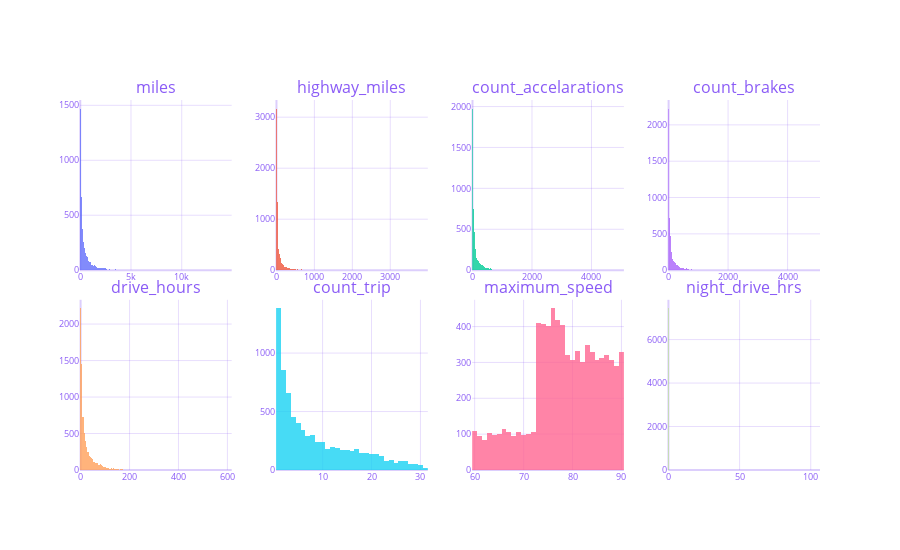

The cell this chart's notebook holds for it:
### Markdown cell above
## Numerical Features Distribution Analysis

### Code cell
# Analyze numerical features (excluding target if it's numerical)
num_features = [col for col in numerical_cols if col != target_col]

if len(num_features) > 0:
    print(f"Analyzing {len(num_features)} numerical features")
    
    # Select key numerical features for visualization (top 8 by variance)
    feature_variance = df[num_features].var().sort_values(ascending=False)
    top_features = feature_variance.head(8).index.tolist()
    
    print(f"Top features by variance: {top_features}")
    
    # Create distribution plot for key numerical features
    fig_dist = make_subplots(
        rows=2, cols=4,
        subplot_titles=top_features[:8],
        vertical_spacing=0.08,
        horizontal_spacing=0.06
    )
    
    for i, feature in enumerate(top_features[:8]):
        row = i // 4 + 1
        col = i % 4 + 1
        
        fig_dist.add_trace(
            go.Histogram(
                x=df[feature],
                name=feature,
                marker_color=app_color_palette[i % len(app_color_palette)],
                showlegend=False
            ),
            row=row, col=col
        )
    
    fig_dist.update_layout(
        height=550,
        paper_bgcolor='rgba(0,0,0,0)',
        plot_bgcolor='rgba(0,0,0,0)',
        font=dict(color='#8B5CF6', size=10),
        title_font=dict(color='#7C3AED', size=14)
    )
    
    fig_dist.update_xaxes(
        gridcolor='rgba(139,92,246,0.2)',
        zerolinecolor='rgba(139,92,246,0.3)',
        tickfont=dict(color='#8B5CF6', size=9)
    )
    
    fig_dist.update_yaxes(
        gridcolor='rgba(139,92,246,0.2)',
        zerolinecolor='rgba(139,92,246,0.3)',
        tickfont=dict(color='#8B5CF6', size=9)
    )
    
    fig_dist.write_html(
        "/Users/yuvalheffetz/ds-agent-projects/session_5feb6ac6-f292-4d0c-9e41-ab6b3ffc14d6/research/plots/numerical_distributions.html",
        include_plotlyjs=True,
        config={'responsive': True, 'displayModeBar': False}
    )
    
    fig_dist.show()
    
    # Print summary statistics for key features
    print("\nSummary statistics for key numerical features:")
    print(df[top_features].describe())
    
else:
    print("No numerical features found for analysis.")

### Figure 1 — Plotly figure (JSON) as saved in the notebook; plotly's stock layout.template omitted (floating-point values rounded to 4 significant figures; data arrays with more than 128 entries replaced by an {"elided": "..."} marker saying what was removed)
{"data": [{"marker": {"color": "rgba(99, 110, 250, 0.8)"}, "name": "miles", "showlegend": false, "type": "histogram", "x": {"elided": "7667 float values"}, "xaxis": "x", "yaxis": "y"}, {"marker": {"color": "rgba(239, 85, 59, 0.8)"}, "name": "highway_miles", "showlegend": false, "type": "histogram", "x": {"elided": "7667 float values"}, "xaxis": "x2", "yaxis": "y2"}, {"marker": {"color": "rgba(0, 204, 150, 0.8)"}, "name": "count_accelarations", "showlegend": false, "type": "histogram", "x": {"elided": "7667 float values"}, "xaxis": "x3", "yaxis": "y3"}, {"marker": {"color": "rgba(171, 99, 250, 0.8)"}, "name": "count_brakes", "showlegend": false, "type": "histogram", "x": {"elided": "7667 float values"}, "xaxis": "x4", "yaxis": "y4"}, {"marker": {"color": "rgba(255, 161, 90, 0.8)"}, "name": "drive_hours", "showlegend": false, "type": "histogram", "x": {"elided": "7667 float values"}, "xaxis": "x5", "yaxis": "y5"}, {"marker": {"color": "rgba(25, 211, 243, 0.8)"}, "name": "count_trip", "showlegend": false, "type": "histogram", "x": {"elided": "7667 float values"}, "xaxis": "x6", "yaxis": "y6"}, {"marker": {"color": "rgba(255, 102, 146, 0.8)"}, "name": "maximum_speed", "showlegend": false, "type": "histogram", "x": {"elided": "7667 float values"}, "xaxis": "x7", "yaxis": "y7"}, {"marker": {"color": "rgba(182, 232, 128, 0.8)"}, "name": "night_drive_hrs", "showlegend": false, "type": "histogram", "x": {"elided": "7667 float values"}, "xaxis": "x8", "yaxis": "y8"}], "layout": {"annotations": [{"font": {"size": 16}, "showarrow": false, "text": "miles", "x": 0.1025, "xanchor": "center", "xref": "paper", "y": 1.0, "yanchor": "bottom", "yref": "paper"}, {"font": {"size": 16}, "showarrow": false, "text": "highway_miles", "x": 0.3675, "xanchor": "center", "xref": "paper", "y": 1.0, "yanchor": "bottom", "yref": "paper"}, {"font": {"size": 16}, "showarrow": false, "text": "count_accelarations", "x": 0.6325, "xanchor": "center", "xref": "paper", "y": 1.0, "yanchor": "bottom", "yref": "paper"}, {"font": {"size": 16}, "showarrow": false, "text": "count_brakes", "x": 0.8975, "xanchor": "center", "xref": "paper", "y": 1.0, "yanchor": "bottom", "yref": "paper"}, {"font": {"size": 16}, "showarrow": false, "text": "drive_hours", "x": 0.1025, "xanchor": "center", "xref": "paper", "y": 0.46, "yanchor": "bottom", "yref": "paper"}, {"font": {"size": 16}, "showarrow": false, "text": "count_trip", "x": 0.3675, "xanchor": "center", "xref": "paper", "y": 0.46, "yanchor": "bottom", "yref": "paper"}, {"font": {"size": 16}, "showarrow": false, "text": "maximum_speed", "x": 0.6325, "xanchor": "center", "xref": "paper", "y": 0.46, "yanchor": "bottom", "yref": "paper"}, {"font": {"size": 16}, "showarrow": false, "text": "night_drive_hrs", "x": 0.8975, "xanchor": "center", "xref": "paper", "y": 0.46, "yanchor": "bottom", "yref": "paper"}], "font": {"color": "#8B5CF6", "size": 10}, "height": 550, "paper_bgcolor": "rgba(0,0,0,0)", "plot_bgcolor": "rgba(0,0,0,0)", "title": {"font": {"color": "#7C3AED", "size": 14}}, "xaxis": {"anchor": "y", "domain": [0.0, 0.205], "gridcolor": "rgba(139,92,246,0.2)", "tickfont": {"color": "#8B5CF6", "size": 9}, "zerolinecolor": "rgba(139,92,246,0.3)"}, "xaxis2": {"anchor": "y2", "domain": [0.265, 0.47], "gridcolor": "rgba(139,92,246,0.2)", "tickfont": {"color": "#8B5CF6", "size": 9}, "zerolinecolor": "rgba(139,92,246,0.3)"}, "xaxis3": {"anchor": "y3", "domain": [0.53, 0.735], "gridcolor": "rgba(139,92,246,0.2)", "tickfont": {"color": "#8B5CF6", "size": 9}, "zerolinecolor": "rgba(139,92,246,0.3)"}, "xaxis4": {"anchor": "y4", "domain": [0.795, 1.0], "gridcolor": "rgba(139,92,246,0.2)", "tickfont": {"color": "#8B5CF6", "size": 9}, "zerolinecolor": "rgba(139,92,246,0.3)"}, "xaxis5": {"anchor": "y5", "domain": [0.0, 0.205], "gridcolor": "rgba(139,92,246,0.2)", "tickfont": {"color": "#8B5CF6", "size": 9}, "zerolinecolor": "rgba(139,92,246,0.3)"}, "xaxis6": {"anchor": "y6", "domain": [0.265, 0.47], "gridcolor": "rgba(139,92,246,0.2)", "tickfont": {"color": "#8B5CF6", "size": 9}, "zerolinecolor": "rgba(139,92,246,0.3)"}, "xaxis7": {"anchor": "y7", "domain": [0.53, 0.735], "gridcolor": "rgba(139,92,246,0.2)", "tickfont": {"color": "#8B5CF6", "size": 9}, "zerolinecolor": "rgba(139,92,246,0.3)"}, "xaxis8": {"anchor": "y8", "domain": [0.795, 1.0], "gridcolor": "rgba(139,92,246,0.2)", "tickfont": {"color": "#8B5CF6", "size": 9}, "zerolinecolor": "rgba(139,92,246,0.3)"}, "yaxis": {"anchor": "x", "domain": [0.54, 1.0], "gridcolor": "rgba(139,92,246,0.2)", "tickfont": {"color": "#8B5CF6", "size": 9}, "zerolinecolor": "rgba(139,92,246,0.3)"}, "yaxis2": {"anchor": "x2", "domain": [0.54, 1.0], "gridcolor": "rgba(139,92,246,0.2)", "tickfont": {"color": "#8B5CF6", "size": 9}, "zerolinecolor": "rgba(139,92,246,0.3)"}, "yaxis3": {"anchor": "x3", "domain": [0.54, 1.0], "gridcolor": "rgba(139,92,246,0.2)", "tickfont": {"color": "#8B5CF6", "size": 9}, "zerolinecolor": "rgba(139,92,246,0.3)"}, "yaxis4": {"anchor": "x4", "domain": [0.54, 1.0], "gridcolor": "rgba(139,92,246,0.2)", "tickfont": {"color": "#8B5CF6", "size": 9}, "zerolinecolor": "rgba(139,92,246,0.3)"}, "yaxis5": {"anchor": "x5", "domain": [0.0, 0.46], "gridcolor": "rgba(139,92,246,0.2)", "tickfont": {"color": "#8B5CF6", "size": 9}, "zerolinecolor": "rgba(139,92,246,0.3)"}, "yaxis6": {"anchor": "x6", "domain": [0.0, 0.46], "gridcolor": "rgba(139,92,246,0.2)", "tickfont": {"color": "#8B5CF6", "size": 9}, "zerolinecolor": "rgba(139,92,246,0.3)"}, "yaxis7": {"anchor": "x7", "domain": [0.0, 0.46], "gridcolor": "rgba(139,92,246,0.2)", "tickfont": {"color": "#8B5CF6", "size": 9}, "zerolinecolor": "rgba(139,92,246,0.3)"}, "yaxis8": {"anchor": "x8", "domain": [0.0, 0.46], "gridcolor": "rgba(139,92,246,0.2)", "tickfont": {"color": "#8B5CF6", "size": 9}, "zerolinecolor": "rgba(139,92,246,0.3)"}}}
